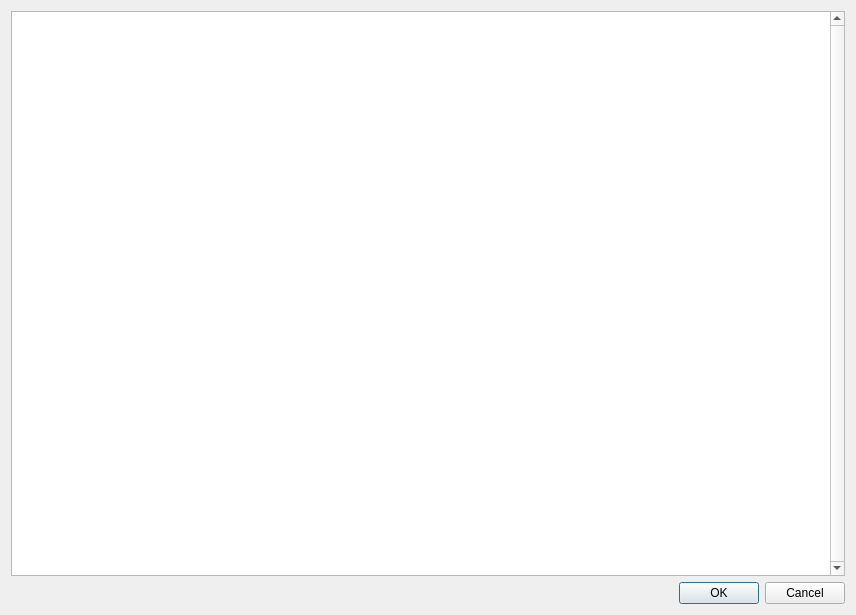
<?xml version="1.0" encoding="UTF-8"?>
<ui version="4.0">
 <class>ChaseAnimationDialog</class>
 <widget class="QDialog" name="ChaseAnimationDialog">
  <property name="geometry">
   <rect>
    <x>0</x>
    <y>0</y>
    <width>856</width>
    <height>615</height>
   </rect>
  </property>
  <property name="windowTitle">
   <string>Dialog</string>
  </property>
  <property name="styleSheet">
   <string notr="true">background-image: url(:/img/data/parchment.jpg);</string>
  </property>
  <layout class="QVBoxLayout" name="verticalLayout">
   <item>
    <widget class="QGraphicsView" name="graphicsView">
     <property name="verticalScrollBarPolicy">
      <enum>Qt::ScrollBarAlwaysOn</enum>
     </property>
     <property name="horizontalScrollBarPolicy">
      <enum>Qt::ScrollBarAlwaysOff</enum>
     </property>
     <property name="alignment">
      <set>Qt::AlignHCenter|Qt::AlignTop</set>
     </property>
    </widget>
   </item>
   <item>
    <layout class="QHBoxLayout" name="horizontalLayout">
     <item>
      <spacer name="horizontalSpacer">
       <property name="orientation">
        <enum>Qt::Horizontal</enum>
       </property>
       <property name="sizeHint" stdset="0">
        <size>
         <width>40</width>
         <height>20</height>
        </size>
       </property>
      </spacer>
     </item>
     <item>
      <widget class="QDialogButtonBox" name="buttonBox">
       <property name="orientation">
        <enum>Qt::Horizontal</enum>
       </property>
       <property name="standardButtons">
        <set>QDialogButtonBox::Cancel|QDialogButtonBox::Ok</set>
       </property>
      </widget>
     </item>
    </layout>
   </item>
  </layout>
 </widget>
 <resources/>
 <connections>
  <connection>
   <sender>buttonBox</sender>
   <signal>accepted()</signal>
   <receiver>ChaseAnimationDialog</receiver>
   <slot>accept()</slot>
   <hints>
    <hint type="sourcelabel">
     <x>248</x>
     <y>254</y>
    </hint>
    <hint type="destinationlabel">
     <x>157</x>
     <y>274</y>
    </hint>
   </hints>
  </connection>
  <connection>
   <sender>buttonBox</sender>
   <signal>rejected()</signal>
   <receiver>ChaseAnimationDialog</receiver>
   <slot>reject()</slot>
   <hints>
    <hint type="sourcelabel">
     <x>316</x>
     <y>260</y>
    </hint>
    <hint type="destinationlabel">
     <x>286</x>
     <y>274</y>
    </hint>
   </hints>
  </connection>
 </connections>
</ui>
